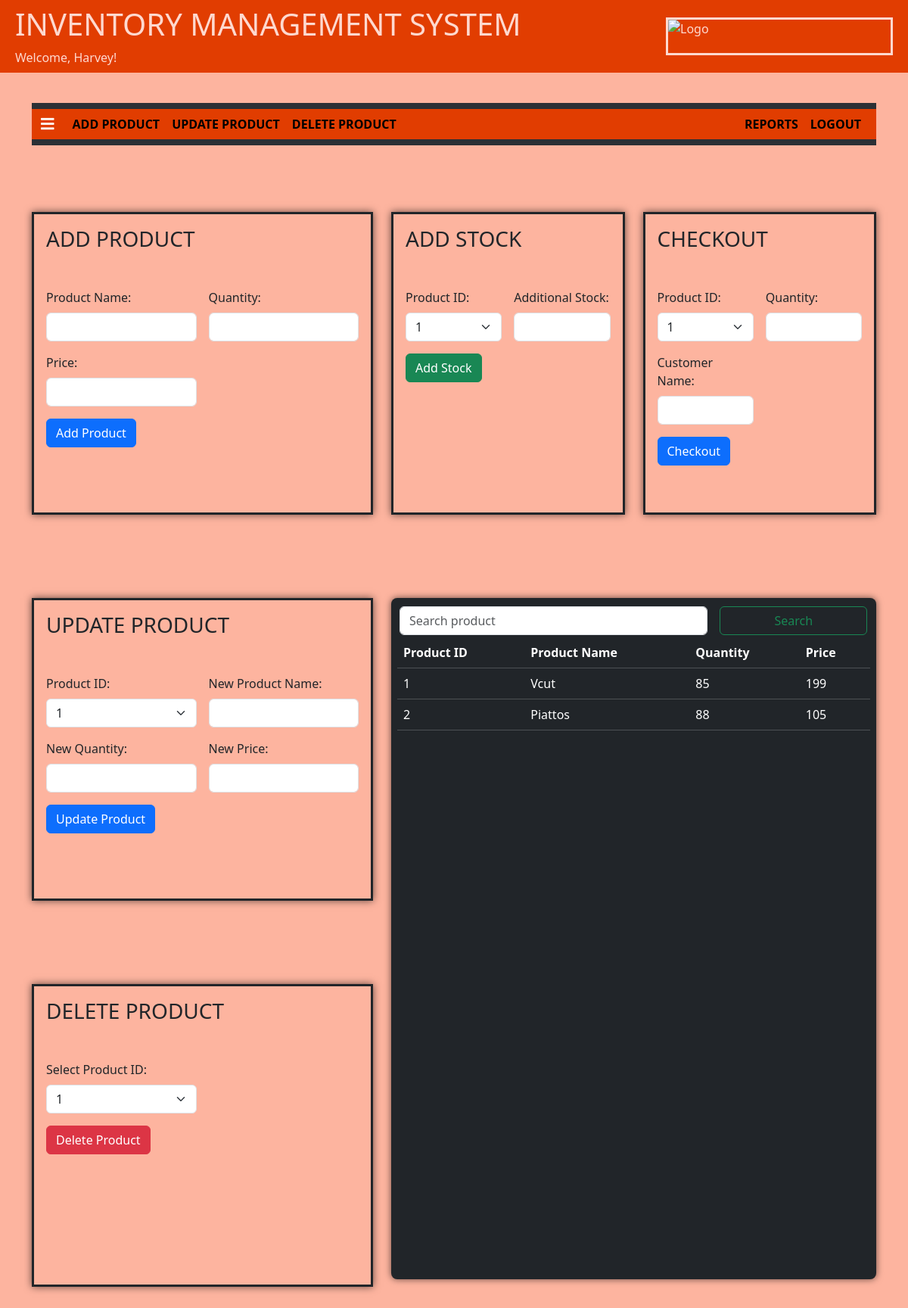
/index.php (signed in), run on the app's committed database.
### tables this page shows
CREATE TABLE IF NOT EXISTS `product` (
  `Product_ID` int NOT NULL AUTO_INCREMENT,
  `Product_Name` varchar(100) NOT NULL,
  `Quantity` int NOT NULL,
  `Price` decimal(10,0) NOT NULL,
  PRIMARY KEY (`Product_ID`)
);

### index.php (the view, shortened to what this page needs)
<!DOCTYPE html>
<html lang="en">
<head>
    <link href="https://cdn.jsdelivr.net/npm/bootstrap@5.3.1/dist/css/bootstrap.min.css" rel="stylesheet">
    <link rel="stylesheet" href="https://use.fontawesome.com/releases/v5.7.1/css/all.css">
    <link rel="stylesheet" href="./css/styleIndex.css">
</head>
<body>
    <div class="container-fluid">
        <div class="d-flex justify-content-between align-items-center p-2">
            <div>
                <h1 style="display: inline-block;">INVENTORY MANAGEMENT SYSTEM</h1>
                <div>
                    <?php
                    if(isset($_SESSION['name'])) {
                    $name = $_SESSION['name'];
                    echo "Welcome, $name!";
                    } else {
                    echo "User not logged in.";
                    }
                    ?>
                </div>
            </div>
            <div class="d-flex align-items-center" style=" border: solid; height:50px; width:300px; overflow: hidden; ">
                <img src="./img/loginBG.jpg" alt="Logo" class="container-image">
            </div>
        </div>
    </div>
    <div class="container-md" style="padding-top: 5vh;">
      <nav class="navbar navbar-expand-lg bg-body-tertiary"  data-bs-theme="dark">
        <div class="container-fluid">
          <a class="navbar-brand" href="#"><i class="fas fa-bars"></i></a>
            <div class="collapse navbar-collapse" id="navbarNavAltMarkup">
                <div class="navbar-nav">
                    <a class="nav-link" aria-current="page" href="#add">ADD PRODUCT</a>
                    <a class="nav-link" href="#update">UPDATE PRODUCT</a>
                    <a class="nav-link" href="#delete">DELETE PRODUCT</a>
                </div>
                <div class="navbar-nav ms-auto">
                    <a class="nav-link" href="report_page.php">REPORTS</a>
                    <a class="nav-link" href="./php/logout.php">LOGOUT</a>
                </div>
            </div>
        </div>
      </nav>
        <div class="row">
            <div class="col-md-5" >
              <div>
                <br id="add"><br>
              </div>
              <div class="container">
                <h3 class="mb-5">ADD PRODUCT</h3>
                <form class="row g-3" action="./php/process_product.php" method="post">
                  <div class="col-md-6">
                      <label for="productName" class="form-label">Product Name:</label>
                      <input type="text" class="form-control" id="productName" name="productName" required>
                  </div>
                  <div class="col-md-6">
                      <label for="quantity" class="form-label">Quantity:</label>
                      <input type="number" class="form-control" id="quantity" name="quantity" required>
                  </div>
                  <div class="col-md-6">
                      <label for="price" class="form-label">Price:</label>
                      <input type="number" class="form-control" id="price" name="price" required>
                  </div>
                  <div class="col-12">
                      <button type="submit" class="btn btn-primary" name="addProduct">Add Product</button>
                  </div>
                </form>
              </div>
              <div>
                <br id="update">
              </div>
              <div class="container">
                <h3 class="mb-5" >UPDATE PRODUCT</h3>
                <form class="row g-3" action="./php/process_product.php" method="post">
                  <div class="col-md-6">
                      <label for="productIdUpdate" class="form-label">Product ID:</label>
                      <select class="form-select" id="productIdUpdate" name="productId" required onchange="fetchProductDetails()">
                          <?php
                          include 'connect.php';
                          $result = $conn->query("SELECT `Product_ID` FROM `product`");
                          while ($row = $result->fetch_assoc()) {
                              echo '<option value="' . $row['Product_ID'] . '">' . $row['Product_ID'] . '</option>';
                          }
                          ?>
                      </select>
                  </div>
                  <div class="col-md-6">
                      <label for="productNameUpdate" class="form-label">New Product Name:</label>
                      <input type="text" class="form-control" id="productNameUpdate" name="productName" required>
                  </div>
                  <div class="col-md-6">
                      <label for="quantityUpdate" class="form-label">New Quantity:</label>
                      <input type="number" class="form-control" id="quantityUpdate" name="quantity" required>
                  </div>
                  <div class="col-md-6">
                      <label for="priceUpdate" class="form-label">New Price:</label>
                      <input type="number" class="form-control" id="priceUpdate" name="price" required>
                  </div>
                  <div class="col-12">
                      <button type="submit" class="btn btn-primary" name="updateProduct">Update Product</button>
                  </div>
                </form>
              </div>
              <div>
                <br id="delete">
              </div>
              <div class="container">
                <h3 class="mb-5" id="delete">DELETE PRODUCT</h3>
                <form class="row g-3" action="./php/process_product.php" method="post">
                  <div class="col-md-6">
                      <label for="productIdDelete" class="form-label">Select Product ID:</label>
                      <select class="form-select" id="productIdDelete" name="productId" required>
                          <?php
                          include 'connect.php';
                          $result = $conn->query("SELECT `Product_ID` FROM `product`");
                          while ($row = $result->fetch_assoc()) {
                              echo '<option value="' . $row['Product_ID'] . '">' . $row['Product_ID'] . '</option>';
                          }
                          ?>
                      </select>
                  </div>
                  <div class="col-12">
                      <button type="submit" class="btn btn-danger" name="deleteProduct">Delete Product</button>
                  </div>
                </form>
              </div>
            </div>
            <div class="col-md-7">
              <div class="row">
                <div class="col-md-6">
                  <div>
                      <br id="addStock"><br>
                  </div>
                  <div class="container">
                      <h3 class="mb-5">ADD STOCK</h3>
                      <form class="row g-3" action="./php/process_product.php" method="post">
                          <div class="col-md-6">
                              <label for="productIdAddStock" class="form-label">Product ID:</label>
                              <select class="form-select" id="productIdAddStock" name="productId" required>
                                  <?php
                                  $result = $conn->query("SELECT `Product_ID` FROM `product`");
                                  while ($row = $result->fetch_assoc()) {
                                      echo '<option value="' . $row['Product_ID'] . '">' . $row['Product_ID'] . '</option>';
                                  }
                                  ?>
                              </select>
                          </div>
                          <div class="col-md-6">
                              <label for="quantityAddStock" class="form-label">Additional Stock:</label>
                              <input type="number" class="form-control" id="quantityAddStock" name="quantity" required>
                          </div>
                          <div class="col-12">
                              <button type="submit" class="btn btn-success" name="addStock">Add Stock</button>
                          </div>
                      </form>
                    </div>
                  </div>
                  <div class="col-md-6">
                    <div>
                        <br id="checkout"><br>
                    </div>
                    <div class="container">
                        <h3 class="mb-5">CHECKOUT</h3>
                        <form class="row g-3" action="./php/process_product.php" method="post">
                            <div class="col-md-6">
                                <label for="productIdCheckout" class="form-label">Product ID:</label>
                                <select class="form-select" id="productIdCheckout" name="productId" required>
                                    <?php
                                    $result = $conn->query("SELECT `Product_ID` FROM `product`");
                                    while ($row = $result->fetch_assoc()) {
                                        echo '<option value="' . $row['Product_ID'] . '">' . $row['Product_ID'] . '</option>';
                                    }
                                    ?>
                                </select>
                            </div>
                            <div class="col-md-6">
                                <label for="quantityCheckout" class="form-label">Quantity:</label>
                                <input type="number" class="form-control" id="quantityCheckout" name="quantity" required>
                            </div>
                            <div class="col-md-6">
                                <label for="customerName" class="form-label">Customer Name:</label>
                                <input type="text" class="form-control" id="customerName" name="customerName" required>
                            </div>
                            <div class="col-12">
                              <button type="submit" class="btn btn-primary" name="subtractStock">Checkout</button>
                            </div>
                        </form>
                    </div>
                </div>
              </div>
              <div>
                <br id="inventory">
              </div>
              <div class="overflow-y-auto p-2" id="productList" style="background-color:#212529; border-radius:8px; min-height: 900px;  width:auto; margin-top: 5vh;">
                  <div style="border:solid;">
                    <form class="row g-3" id="searchForm" method="get" role="search">
                      <div class="col-md-8">
                        <input class="form-control" type="text" name="search" id="searchTerm" placeholder="Search product" aria-label="Search">
                      </div>
                      <div class="col-md-4">
                        <button id="searchBtn" class="btn btn-outline-success" type="submit">Search</button>
                      </div>
                    </form>
                  </div>
                  <?php
                  include 'connect.php';
                  $sql = "SELECT * FROM product";
                  $result = $conn->query($sql);
                  if ($result->num_rows > 0) {
                      echo "<table class='table table-dark table-hover' id='productTable'>";
                      echo '
                          <thead>
                              <tr>
                                  <th scope="col">Product ID</th>
                                  <th scope="col">Product Name</th>
                                  <th scope="col">Quantity</th>
                                  <th scope="col">Price</th>
                              </tr>
                          </thead>';
                      echo '<tbody id="productTableBody">';
                      while ($row = $result->fetch_assoc()) {
                          echo '<tr>';
                          echo "<td>" . $row["Product_ID"] . "</td>";
                          echo "<td>" . $row["Product_Name"] . "</td>";
                          echo "<td>" . $row["Quantity"] . "</td>";
                          echo "<td>" . $row["Price"] . "</td>";
                          echo '</tr>';
                      }
                      echo '</tbody>';
                      echo "</table>";
                  } else {
                      echo "<p>No records found</p>";
                  }
                  ?>
              </div>
            </div>
        </div>
    </div>
</body>
</html>

### css/styleIndex.css (style rules this page uses)
body { background-color: #fdb49f; }
.container-fluid { background-color: #e13d01; color: #fed9cf; }
.container-image { width: 100%; height: 100%; object-fit: cover; display: block; }
.container { width: 100%; height: 400px; display: inline-block; padding: 2vh; margin-top: 5vh; margin-bottom: 5vh; box-shadow: 0 0 10px rgba(0, 0, 0, 0.6); border: solid; overflow: hidden; }
#productList { box-shadow: 0 0 10px rgba(0, 0, 0, 0.6); }
.navbar { background-color: #f8f9fa; position: sticky; width: 100%; top: 0; z-index: 1000; color: #fff; font-weight: bold; }
.navbar-nav .nav-link { color: black; }
button { background-color: #e13d01; padding: 7px; border-radius: 3px; border: 0px; font-weight: bold; }
#searchBtn { width: 195px; }

### data on the page
product: Product_ID "1", Product_Name "Vcut", Quantity "85", Price "199"
product: Product_ID "2", Product_Name "Piattos", Quantity "88", Price "105"

### other printed values
$name "Harvey"
form field productId "1"
